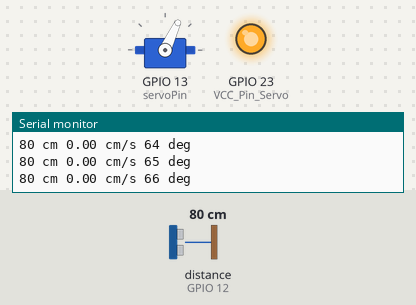
Simulated run of this sketch. Board: ESP32. On the bench: servo, output pins drawn as LEDs (lit = HIGH), the last lines printed to the serial monitor. The test bench sets the inputs (shaded band); at power-on: distance to the obstacle (sensor on GPIO 12) 80 cm. The echo pulse lasts 58.3 µs per cm; pins used as bus, display or sensor lines are not drawn.

Above: at 1.2 s.
1.3 s: distance to the obstacle (sensor on GPIO 12) set to 2 cm
At 2.01 s:
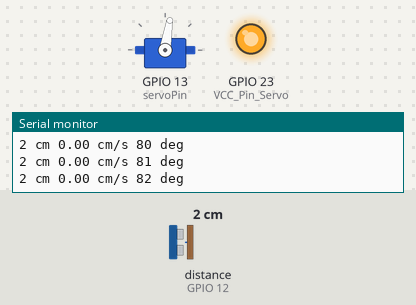
4.3 s: distance to the obstacle (sensor on GPIO 12) set to 120 cm
At 4.48 s:
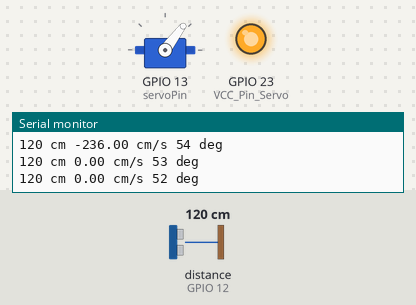
Timing chart, 0 to 13.3 s (numbered marks = the images above; inputs shaded):
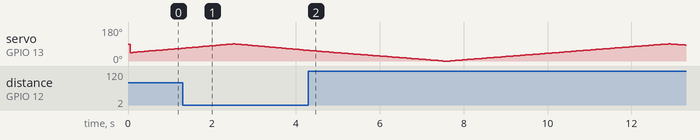

The sketch:

ESP32-KissScienceRadar.ino
```cpp
#include <Ultrasonic.h> //超音波模組
#include <ESP32Servo.h>


const int TRIGGER_PIN = 14;  // 超音波模組的 Trig 腳位連接到 ESP32 的 GPIO 18 腳位
const int ECHO_PIN = 12;     // 超音波模組的 Echo 腳位連接到 ESP32 的 GPIO 19 腳位
const int VCC_PIN = 27;      // 超音波模組的 VCC 腳位連接到 ESP32 的 GPIO 5 腳位
//const int TRIGGER_PIN = 18;  // 超音波模組的 Trig 腳位連接到 ESP32 的 GPIO 18 腳位
//const int ECHO_PIN = 19;     // 超音波模組的 Echo 腳位連接到 ESP32 的 GPIO 19 腳位
//const int VCC_PIN = 5;      // 超音波模組的 VCC 腳位連接到 ESP32 的 GPIO 5 腳位
int distance_last=0; // 上一次的距離
int delaytime=50;   // 0.1秒
float delta_distance;
float speed;
int distance;

//舵機
Servo myservo;  // 建立 Servo 物件

int servoPin=13;
int VCC_Pin_Servo=23;
int angle = 45;    // 定義當前伺服馬達角度
int increment = 1;  // 每次增加或減少的角度


Ultrasonic ultrasonic(TRIGGER_PIN, ECHO_PIN);

void setup() {
  pinMode(VCC_PIN, OUTPUT);
  digitalWrite(VCC_PIN, HIGH);  // 將超音波模組的供電腳位設定為高電位
  Serial.begin(9600);

  pinMode(VCC_Pin_Servo, OUTPUT);
  digitalWrite(VCC_Pin_Servo, HIGH);  // 將舵機的供電腳位設定為高電位
  myservo.attach(servoPin);  // 將伺服馬達連接到數位腳位

}

void loop() {
  distance = ultrasonic.read(); //讀取距離
  delta_distance = distance_last - distance;
  speed = delta_distance / delaytime*100;
  Serial.print(distance);
  Serial.print(" cm ");
  Serial.print(speed);
  Serial.print(" cm/s ");
  Serial.print(angle);
  Serial.println(" deg");
  distance_last = distance;
  delay(delaytime);

  // 將伺服馬達轉到 0 度
  myservo.write(angle);
  //myservo.write(45);
  //myservo.write(0);
  //delay(1000);
  //myservo.write(45);
  //delay(1000);
  //myservo.write(90);
  //delay(2000);

  angle += increment;
  // 如果伺服馬達到達 0 度或 90 度，則改變方向
//  if (angle < 25 || angle > 65) {
  if (angle < 0 || angle > 90) {
    increment = -increment;

  }


}
```
